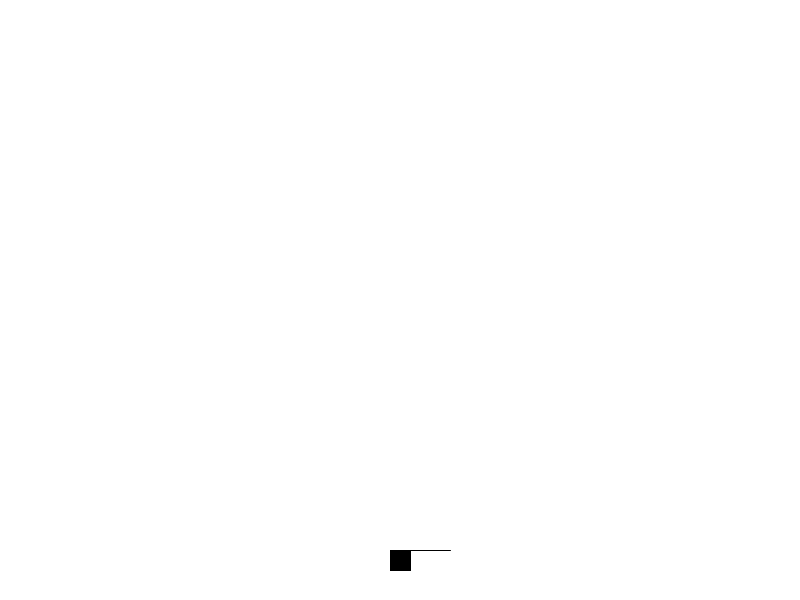
Frame 1 (no input)
Frame 60 (the mouse pressed at the canvas centre just before this capture): identical to frame 1, image omitted
Frame 120 (the mouse held since frame 60 and released just before this capture): identical to frame 1, image omitted

The Processing sketch that drew this single still picture (run headless with seeded random() and noise(); from frame 60 on, the mouse is pressed at the canvas centre):

// Processing sketch: bubbleShooter
// ── bubbleShooter.pde
int posx, posy; // Posición del lanzador 
float angulo; // Angulo lanzamiento 
float bolax, bolay; // Posicion de la bola disparada 
boolean activo; // Bola disparada o no 
float vel; // Velocidad de la bola
float dirBX, dirBY; // Direccion de la bola 

void setup() 
{
  size(800, 600); 
  posx = width / 2; 
  posy = height - 50; 
  angulo = 0; 
  bolax = 0; 
  bolay = 0; 
  activo = false; 
  vel = 5; 
  dirBX = 0;
  dirBY = 0; 
}

void draw ()
{
  background(255); 
  
  fill (0); 
  rect (posx - 10, posy, 20, 20); 
  
  if (activo) 
  {
    ellipse (bolax, bolay, 20, 20); 
    bolax += dirBX * vel; 
    bolay += dirBY * vel; 
    
    if (bolax < 0 || bolax > width || bolay < 0 || bolay > height) 
      activo = false; 
  }
  
  line (posx, posy, posx + cos(angulo) * 50, posy +sin(angulo) * 50); 
}

void keyPressed ()
{
  if (key == ' ' && !activo) 
  {
    activo = true; 
    bolax = posx; 
    bolay = posy; 
    
    dirBX = cos(angulo); 
    dirBY = sin(angulo); 
  }
}

void mouseMoved ()
{
  float dx = mouseX - posx; 
  float dy = mouseY - posy; 
  angulo = atan2(dy, dx); 
}
